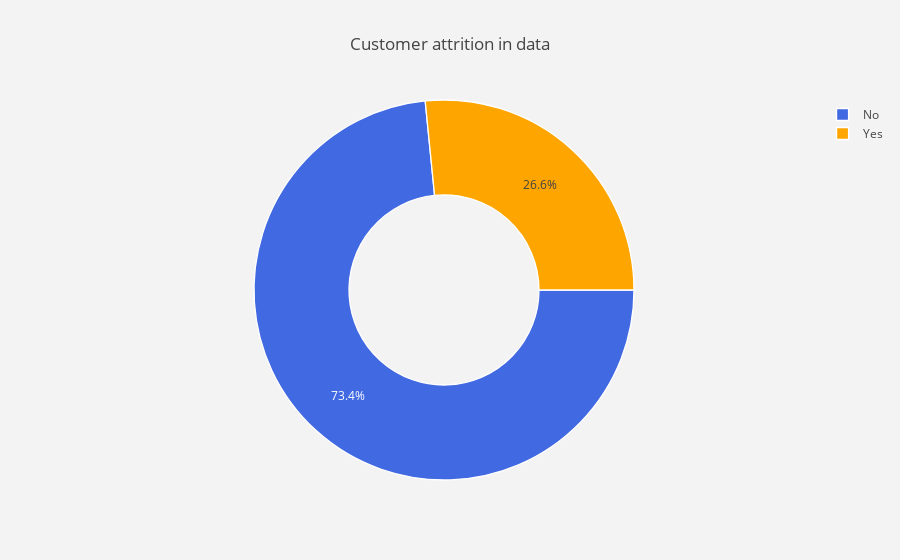

The notebook cell this image was saved under:
### Code cell
# Label churn variable
lab = telcom["Churn"].value_counts().keys().tolist()
# Values per label 
val = telcom["Churn"].value_counts().values.tolist()

# Plot churn/non churn proportion
trace = go.Pie(labels = lab ,
               values = val ,
               marker = dict(colors =  [ 'royalblue' ,'orange'],
                             line = dict(color = "white",
                                         width =  1.3)
                            ),
               rotation = 90,
               hoverinfo = "label+value+text",
               hole = .5
              )
layout = go.Layout(dict(title = "Customer attrition in data",
                        plot_bgcolor  = "rgb(243,243,243)",
                        paper_bgcolor = "rgb(243,243,243)",
                       )
                  )
data = [trace]
fig = go.Figure(data = data,layout = layout)
py.iplot(fig)

### Figure 1 — Plotly figure (JSON) as saved in the notebook; plotly's stock layout.template omitted (floating-point values rounded to 4 significant figures)
{"data": [{"hole": 0.5, "hoverinfo": "label+value+text", "labels": ["No", "Yes"], "marker": {"colors": ["royalblue", "orange"], "line": {"color": "white", "width": 1.3}}, "rotation": 90, "type": "pie", "uid": "e39b763b-d839-42d5-a2b6-8ba01caad189", "values": [5163, 1869]}], "layout": {"paper_bgcolor": "rgb(243,243,243)", "plot_bgcolor": "rgb(243,243,243)", "title": "Customer attrition in data"}}
